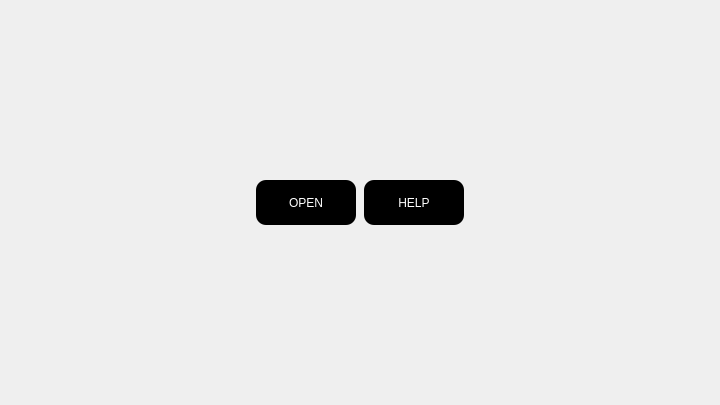
<?xml version="1.0" encoding="UTF-8"?>
<ui version="4.0">
 <class>HelloWindow</class>
 <widget class="QMainWindow" name="HelloWindow">
  <property name="geometry">
   <rect>
    <x>0</x>
    <y>0</y>
    <width>720</width>
    <height>405</height>
   </rect>
  </property>
  <property name="windowTitle">
   <string>ImageEditor</string>
  </property>
  <property name="styleSheet">
   <string notr="true"/>
  </property>
  <widget class="QWidget" name="HelloWidget">
   <property name="minimumSize">
    <size>
     <width>320</width>
     <height>180</height>
    </size>
   </property>
   <property name="styleSheet">
    <string notr="true">#HelloWidget{border-image: url(:/res/images/background.jpeg);}</string>
   </property>
   <layout class="QVBoxLayout" name="verticalLayout">
    <item>
     <spacer name="verticalSpacer">
      <property name="orientation">
       <enum>Qt::Vertical</enum>
      </property>
      <property name="sizeHint" stdset="0">
       <size>
        <width>20</width>
        <height>165</height>
       </size>
      </property>
     </spacer>
    </item>
    <item>
     <layout class="QHBoxLayout" name="horizontalLayout_2">
      <item>
       <spacer name="horizontalSpacer">
        <property name="orientation">
         <enum>Qt::Horizontal</enum>
        </property>
        <property name="sizeHint" stdset="0">
         <size>
          <width>40</width>
          <height>20</height>
         </size>
        </property>
       </spacer>
      </item>
      <item>
       <layout class="QHBoxLayout" name="horizontalLayout" stretch="1,1">
        <property name="spacing">
         <number>8</number>
        </property>
        <item>
         <widget class="QPushButton" name="pushButton">
          <property name="sizePolicy">
           <sizepolicy hsizetype="Fixed" vsizetype="Fixed">
            <horstretch>0</horstretch>
            <verstretch>0</verstretch>
           </sizepolicy>
          </property>
          <property name="minimumSize">
           <size>
            <width>100</width>
            <height>45</height>
           </size>
          </property>
          <property name="styleSheet">
           <string notr="true">font: 75 20pt &quot;Calibri&quot;;
color: rgb(255, 255, 255);
background-color: rgb(0, 0, 0);
order:2px groove gray;border-radius:10px;padding:2px 4px</string>
          </property>
          <property name="text">
           <string>OPEN</string>
          </property>
         </widget>
        </item>
        <item>
         <widget class="QPushButton" name="pushButton_2">
          <property name="sizePolicy">
           <sizepolicy hsizetype="Fixed" vsizetype="Fixed">
            <horstretch>0</horstretch>
            <verstretch>0</verstretch>
           </sizepolicy>
          </property>
          <property name="minimumSize">
           <size>
            <width>100</width>
            <height>45</height>
           </size>
          </property>
          <property name="styleSheet">
           <string notr="true">font: 75 20pt &quot;Calibri&quot;;
color: rgb(255, 255, 255);
background-color: rgb(0, 0, 0);
order:2px groove gray;border-radius:10px;padding:2px 4px</string>
          </property>
          <property name="text">
           <string>HELP</string>
          </property>
         </widget>
        </item>
       </layout>
      </item>
      <item>
       <spacer name="horizontalSpacer_2">
        <property name="orientation">
         <enum>Qt::Horizontal</enum>
        </property>
        <property name="sizeHint" stdset="0">
         <size>
          <width>40</width>
          <height>20</height>
         </size>
        </property>
       </spacer>
      </item>
     </layout>
    </item>
    <item>
     <spacer name="verticalSpacer_2">
      <property name="orientation">
       <enum>Qt::Vertical</enum>
      </property>
      <property name="sizeHint" stdset="0">
       <size>
        <width>20</width>
        <height>165</height>
       </size>
      </property>
     </spacer>
    </item>
   </layout>
  </widget>
  <action name="actionOpen">
   <property name="text">
    <string>Open</string>
   </property>
  </action>
  <action name="actionSave">
   <property name="text">
    <string>Save</string>
   </property>
  </action>
  <action name="actionSave_as">
   <property name="text">
    <string>Save as</string>
   </property>
  </action>
 </widget>
 <resources/>
 <connections/>
</ui>
